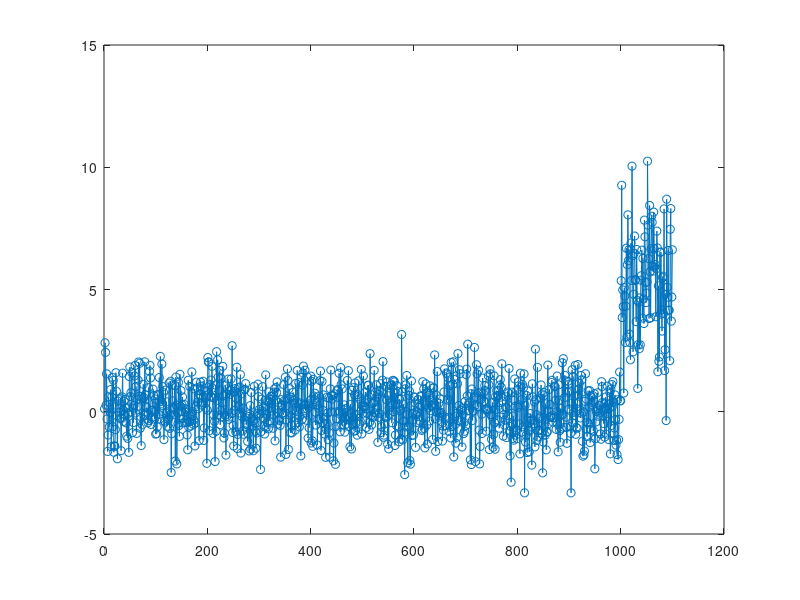

Recreate this plot in MATLAB. (Note: this script raises an error after producing the figure.)
 %%    
function [flag,cleandata]=DetermineOutliers(data,tolerance,sigchange,how,sho);
%this function is meant to find a representative value for a standard
%deviation in a heavily skewed distribution (typically, flat data with
% %peaks). It calculates the standard deviation and average the data;
% Based on these, outliers are determined and excluded for a new calculation
% of average and SD; this is repeated until sigma does not change anymore too much
% . This is repeated until the new sigma does not change much
% %anymore
%output: positions of outliers

%Jacob Kers 2013 and before---------------------------------------------
binz=50;


if nargin<5  %For testing/demo purposes
    close all
    data=[randn(1,1000), 5+2*randn(1,100)];
    tolerance=2;
    sigchange=0.7;
    how='all'; 'positive';
    sho=1;
    plot(data,'o-');
    binz=20;
end

sigma=1E20;            %at start, use a total-upper-limit 
ratio=0;
ld1=size(data,1);
ld2=size(data,2);
flag=ones(ld1,ld2);  %at start, all points are selected
cleandata=data;
while ratio<sigchange     %if not too much changes anymore; the higher this number the less outliers are peeled off.
    sigma_old=sigma;
    selc=find(flag==1);
    data(flag==1); 
    ls=length(selc);
    av=nanmean(data(selc));       %since we expect skewed distribution, we use the median iso the mea     
    sigma=nanstd(data(selc));
    ratio=sigma/sigma_old;
    switch how
        case 'positive',  flag=(data-av)<tolerance*sigma;     %adjust outlier flags
        case 'all',  flag=abs(data-av)<tolerance*sigma;     %adjust outlier flags  
    end
    %plot menu------------------  
    if sho==1
        cleandata=data(selc); 
        hx=(min(cleandata):(range(cleandata))/binz:max(cleandata));   %make an axis
        sthst=hist(cleandata,hx);
        bar(hx,sthst);
        title('Histogram');
        %dum=ginput(1);
        pause(sho);     
    end
    %---------------------------- 
    selc=find(flag==1);
end
cleandata=data(selc); 
hx=(min(cleandata):(range(cleandata))/binz:max(cleandata));   %make an axis
sthst=hist(cleandata,hx);


